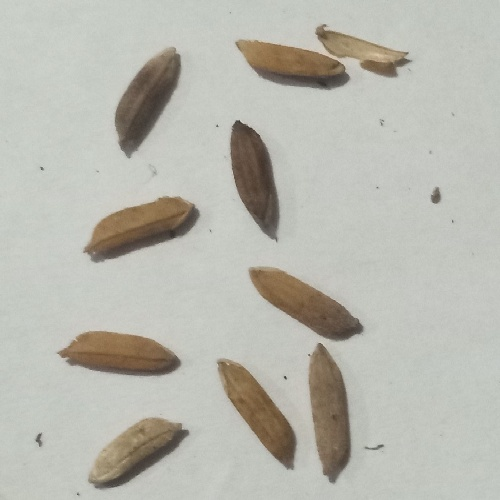
#> input picture images/compressed/bad_90%/2.jpg, 500 x 500 px, found by its file name
$ jupyter execute --allow-errors Clustering.ipynb   (older library calls are emulated)
#> lines starting #> are read from the running program, lines starting #| are printed output that depends on the picture; after the words box and inside, x2 and y2 are one past the last pixel; in counts of white or black regions, pixels touching at a corner belong together
[cell 1]
import cv2
import numpy as np
import matplotlib.pyplot as plt
import pandas as pd
import math

[cell 2]
def fillhole(input_image):
    T,I = cv2.threshold(input_image,160,255,cv2.THRESH_BINARY)
    I = cv2.medianBlur(I, 3)
    im_flood_fill = I.copy()

    h, w = input_image.shape[:2]
    mask = np.zeros((h + 2, w + 2), np.uint8)
    im_flood_fill = im_flood_fill.astype("uint8")

    cv2.floodFill(im_flood_fill, mask, (0, 0), 255)
    im_flood_fill_inv = cv2.bitwise_not(im_flood_fill)
    img_out = input_image | im_flood_fill_inv

    return img_out


def Cluster(I):
    I_detected = np.copy(I)
    contours, _ = cv2.findContours(I_detected, cv2.RETR_LIST, cv2.CHAIN_APPROX_SIMPLE)

    num = 0
    grain_coord = []
    area = []
    perimeter = []
    for c in contours:
        A = cv2.contourArea(c)
        if A < 300 or A > 1800: continue
        print(num, A)
        num += 1

        minAreaRect = cv2.minAreaRect(c)
        rectCnt = np.int64(cv2.boxPoints(minAreaRect))
        cv2.drawContours(I_detected, [rectCnt], 0, (0,0,0), 2)
        P = cv2.arcLength(c, closed=True)

        grain_coord.append(rectCnt)
        area.append(A)
        perimeter.append(P)

    return I_detected, num, np.array(grain_coord), area, perimeter


def calculateDistance(x1,y1,x2,y2):
    dist = math.sqrt((x2 - x1)**2 + (y2 - y1)**2)
    return dist

[cell 3]
path = 'dataset/compressed/bad_90%/2.jpg'

fig = plt.figure()
fig.set_figheight(15)
fig.set_figwidth(15)

img = cv2.imread(path, 0)
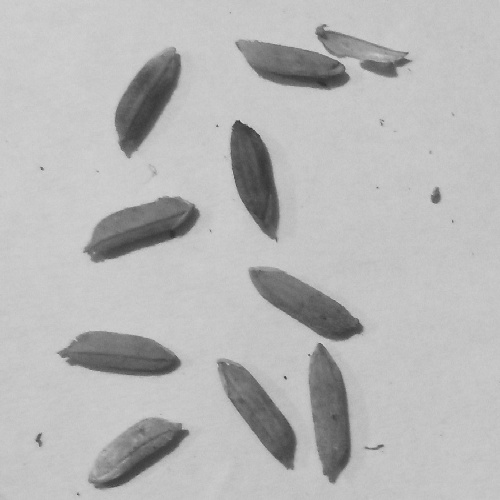
#> img: shape (500, 500); min 45, max 212, mean 183.2
fig.add_subplot(2,2,1)
plt.imshow(img, cmap='gray')
plt.xlabel('Origina Image')


new_img = fillhole(img)
#> in fillhole, `T,I = cv2.threshold(input_image,160,255,cv2.THRESH_BINARY)`:
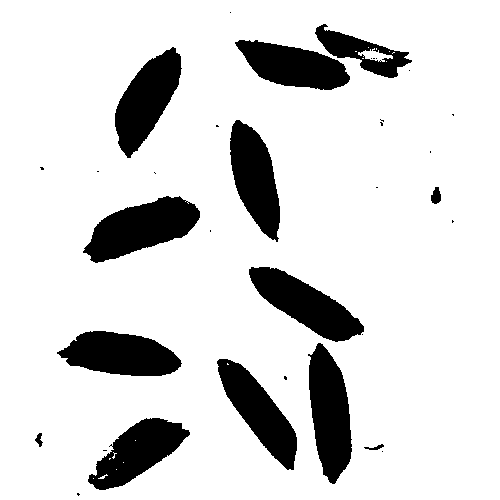
#> I: shape (500, 500); 85% white; 34 black regions (21 under 20 px), largest, box (x1, y1, x2, y2) and area: (83, 196, 200, 263) 4449, (308, 343, 352, 484) 4169, (249, 267, 364, 342) 3970
#> in fillhole, `I = cv2.medianBlur(I, 3)`:
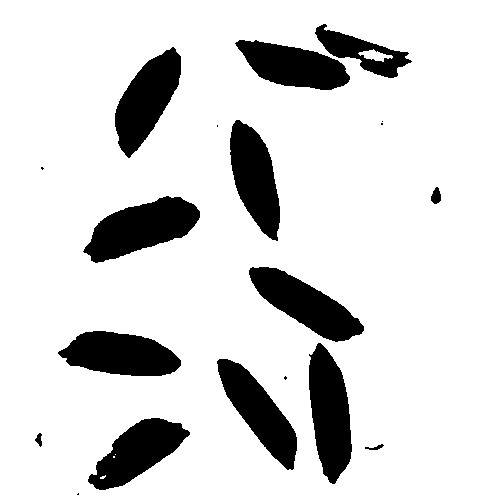
#> I: shape (500, 500); 85% white; 19 black regions (6 under 20 px), largest, box (x1, y1, x2, y2) and area: (83, 196, 200, 263) 4443, (309, 343, 352, 484) 4166, (249, 267, 364, 342) 3970
#> in fillhole, `im_flood_fill_inv = cv2.bitwise_not(im_flood_fill)`: im_flood_fill_inv: shape (500, 500); 15% white; 19 white regions (6 under 20 px)
#> in fillhole, `img_out = input_image | im_flood_fill_inv`:
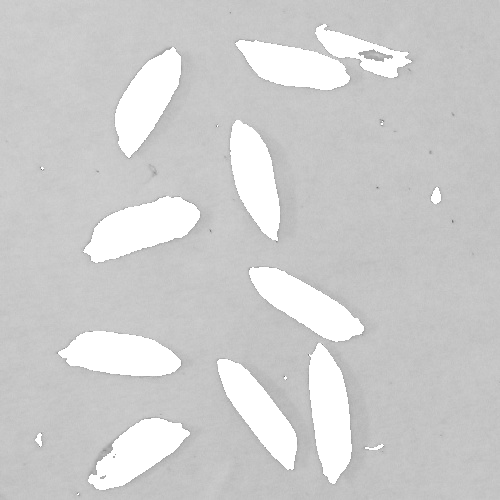
#> img_out: shape (500, 500); min 93, max 255, mean 205.7
fig.add_subplot(2,2,2)
plt.imshow(new_img, cmap='gray')
plt.xlabel('Flood Filled')


T,I = cv2.threshold(new_img,250,255,cv2.THRESH_BINARY_INV)
fig.add_subplot(2,2,3)
plt.imshow(I, cmap='gray')
plt.xlabel('Inverted to Binary')


I_detected, count, grain_coord, area, perimeter = Cluster(I)
#> in Cluster, `contours, _ = cv2.findContours(I_detected, cv2.RETR_LIST, cv2.CHAIN_AP..`: contours = 24 contours, 9 with area under 20; largest, box (x1, y1, x2, y2) and area: (0, 0, 500, 500) 249001, (82, 195, 201, 264) 4574, (308, 342, 353, 485) 4312, (248, 266, 365, 343) 4096, (57, 330, 182, 377) 4084
#> the loop in Cluster, `for c in contours:` made 24 passes
#> A on passes 1, 2, 5, 6, 7, 8, 9, 10, 11, 12, 13, 14: 5.5, 7, 69.5, 72.5, 3861.5, 12, 3847, 4311.5, 4083.5, 4096, 4574.5, 140
#> (c, A) on passes 3, 4, 18, 24: ([[113, 456], [113, 457], [114, 457], [114, 456]], 1), ([[115, 454]], 0), ([[381, 121], [382, 120], [383, 121], [382, 122]], 2), ([[0, 0], [0, 499], [499, 499], [499, 0]], 249001)
#> after the loop in Cluster, `for c in contours:`: area = []; num = 0; perimeter = []
#> count = 0; grain_coord = empty array; area = []; perimeter = []
fig.add_subplot(2,2,4)
plt.imshow(I_detected, cmap='gray')
plt.xlabel('Clustering')

print('inspected grains = ', count)
#| inspected grains =  0

plt.show()


ha = []
wa = []
Aa = []
Pa = []
A_Pa = []
A_APa = []
A_WHa = []
diaa = []

for i in range(count):
    a = calculateDistance(grain_coord[i,0,0], grain_coord[i,0,1], grain_coord[i,1,0], grain_coord[i,1,1])
    b = calculateDistance(grain_coord[i,1,0], grain_coord[i,1,1], grain_coord[i,2,0], grain_coord[i,2,1])
    h = max(a, b)
    w = min(a, b)

    ha.append(h)
    wa.append(w)
    Aa.append(area[i])
    Pa.append(perimeter[i])
    A_Pa.append(area[i] / perimeter[i])
    A_APa.append(area[i] / (area[i] + perimeter[i]))
    A_WHa.append(area[i] / (w*h))
    diaa.append(((4*area[i])/np.pi)**(0.5))
#> after the loop, A_APa = []; A_Pa = []; A_WHa = []; Aa = []; Pa = []; diaa = []; ha = []; wa = []


I = cv2.imread(path)
#> I is the input picture: shape (500, 500, 3); mean B, G, R 175.3, 184.2, 184.5
for i in range(count):
    cv2.drawContours(I, [grain_coord[i]], 0, (0,0,0), 1)
    cv2.putText(I,str(i),(grain_coord[i][0][0],grain_coord[i][0][1]),0,0.5,(0,0,0), 2)

plt.figure(figsize=(12,12))
plt.imshow(cv2.cvtColor(I, cv2.COLOR_BGR2RGB))
plt.show()

[cell 4]
label = np.zeros(count, dtype=np.int)
#> label = empty array
#> (the rest of this cell did not finish here and is left out)

$ run again, with images/compressed/bad_90%/1.jpg copied over images/compressed/bad_90%/2.jpg
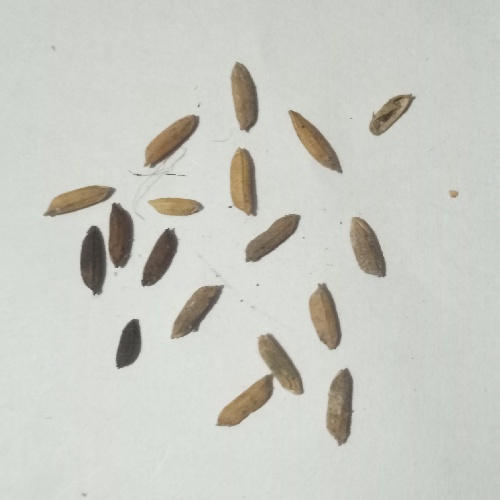
#> input picture images/compressed/bad_90%/1.jpg, 500 x 500 px, found by its file name
#> im_flood_fill_inv: shape (500, 500); 9% white; 22 white regions (4 under 20 px)
#> contours = 25 contours, 6 with area under 20; largest, box (x1, y1, x2, y2) and area: (0, 0, 500, 500) 249001, (216, 333, 305, 428) 2806, (326, 367, 354, 447) 1610, (230, 147, 258, 217) 1480, (79, 225, 108, 296) 1479
#> the loop in Cluster, `for c in contours:` made 25 passes
#> (A, minAreaRect, rectCnt, P) on passes 1, 3, 4, 5: (1610.5, ((340.1, 406.3), (79.31, 26.8), -84.81), [[349, 446], [323, 444], [330, 365], [357, 368]], 185), (956, ((128, 343.5), (51, 26), -90), [[141, 369], [115, 369], [115, 318], [141, 318]], 131.7), (1406, ((195.5, 310.5), (73.68, 25.74), -55.3), [[185, 348], [163, 333], [205, 272], [227, 287]], 175.8), (1453.5, ((324.5, 316.7), (28.21, 67.89), -14.93), [[319, 353], [302, 287], [329, 280], [346, 345]], 169.4)
#> (printed output is left out)
#> after the loop in Cluster, `for c in contours:`:
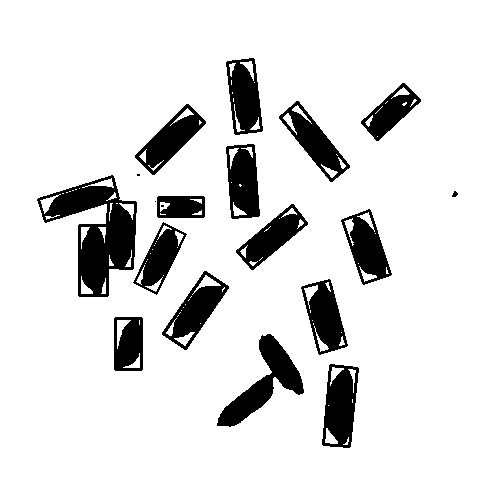
#> I_detected: shape (500, 500); 87.8% white; 19 black regions (3 under 20 px), largest, box (x1, y1, x2, y2) and area: (37, 175, 137, 297) 5357, (217, 334, 304, 427) 2668, (322, 364, 359, 448) 2113
#> after the loop in Cluster, `for c in contours:`: area = [1610.5, 956, 1406, 1453.5, 1247, 1479, 1435, 1305, 1377.5, 642, 1272.5, 1480, 1416, 1336, 999, 1416]; grain_coord = 16 items; num = 16; perimeter = [185, 131.7, 175.8, 169.4, 158.9, 171.9, 168.9, 168.7, 164.5, 129.3, 176.6, 171.4, 172, 185.3, 142.2, 170.7]
#> `I_detected, count, grain_coord, area, perimeter = Cluster(I)`: count = 16
#| inspected grains =  16
#> the loop `for i in range(count):` made 16 passes
#> (a, b, h, w) on passes 1 to 8: (26.08, 79.31, 79.31, 26.08), (26, 51, 51, 26), (26.63, 74.06, 74.06, 26.63), (68.15, 27.89, 68.15, 27.89), (24.6, 65.74, 65.74, 24.6), (28, 70, 70, 28), (66.41, 28.79, 66.41, 28.79), (22.67, 71.7, 71.7, 22.67)
#> after the loop `for i in range(count):`: A_APa = [0.897, 0.879, 0.889, 0.896, 0.887, 0.896, 0.895, 0.886, 0.893, 0.832, 0.878, 0.896, 0.892, 0.878, 0.875, 0.892]; A_Pa = [8.71, 7.26, 8, 8.58, 7.85, 8.6, 8.5, 7.74, 8.38, 4.97, 7.21, 8.63, 8.23, 7.21, 7.03, 8.29]; A_WHa = [0.779, 0.721, 0.713, 0.765, 0.771, 0.755, 0.751, 0.803, 0.772, 0.751, 0.711, 0.809, 0.817, 0.727, 0.788, 0.757]; Aa has the same summary as area in Cluster; Pa has the same summary as perimeter in Cluster; diaa = [45.28, 34.89, 42.31, 43.02, 39.85, 43.39, 42.74, 40.76, 41.88, 28.59, 40.25, 43.41, 42.46, 41.24, 35.66, 42.46]; ha = [79.31, 51, 74.06, 68.15, 65.74, 70, 66.41, 71.7, 66.07, 45, 77.49, 70.18, 72.12, 81.06, 55.9, 71.45]; wa = [26.08, 26, 26.63, 27.89, 24.6, 28, 28.79, 22.67, 27.02, 19, 23.09, 26.08, 24.04, 22.67, 22.67, 26.17]
#> I is the input picture: shape (500, 500, 3); mean B, G, R 196.4, 203.4, 201.9
#> after the loop `for i in range(count):`:
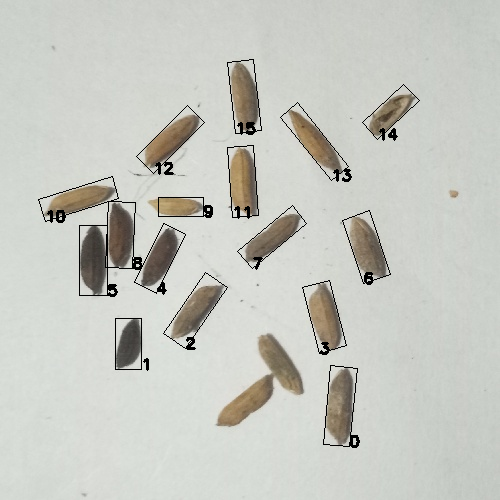
#> I: shape (500, 500, 3); 1.64% of pixels changed, all inside (x1, y1, x2, y2) = (38, 59, 420, 448)
#> temp = table of 16 rows and 9 columns

$ run again, with images/compressed/bad_90%/10.jpg copied over images/compressed/bad_90%/2.jpg
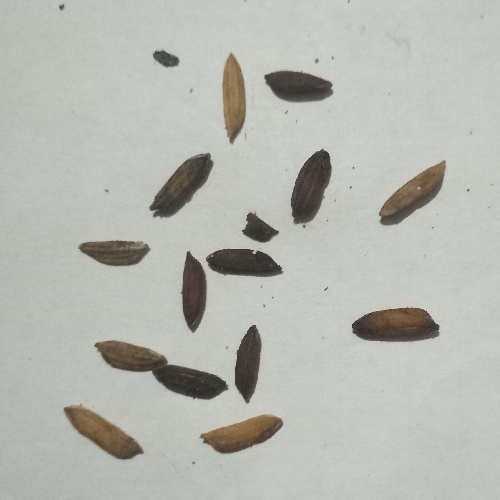
#> input picture images/compressed/bad_90%/10.jpg, 500 x 500 px, found by its file name
#> im_flood_fill_inv: shape (500, 500); 10.5% white; 23 white regions (7 under 20 px)
#> contours = 25 contours, 8 with area under 20; largest, box (x1, y1, x2, y2) and area: (0, 0, 500, 500) 249001, (93, 339, 229, 401) 3458, (351, 306, 440, 343) 2522, (148, 152, 215, 219) 2172, (62, 403, 145, 461) 2151
#> the loop in Cluster, `for c in contours:` made 25 passes
#> A on passes 1, 2, 3, 4, 5, 7, 14, 15: 4, 1983.5, 2151, 4, 3458.5, 2522, 4, 4
#> (printed output is left out)
#> after the loop in Cluster, `for c in contours:`:
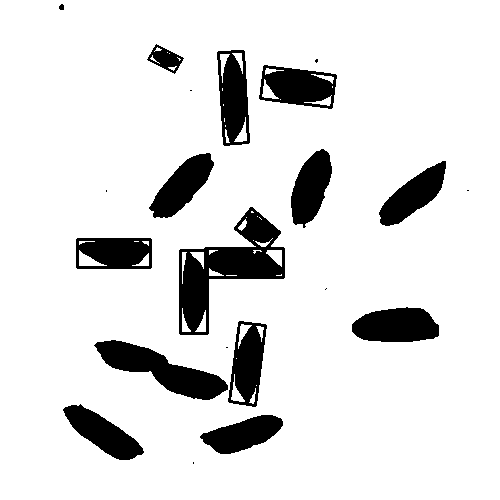
#> I_detected: shape (500, 500); 87.9% white; 21 black regions (7 under 20 px), largest, box (x1, y1, x2, y2) and area: (179, 207, 285, 335) 5317, (94, 340, 228, 400) 3316, (352, 307, 439, 342) 2425
#> after the loop in Cluster, `for c in contours:`: area = [1531.5, 1601.5, 1758, 1493.5, 690.5, 1753, 1654, 341.5]; grain_coord = 8 items; num = 8; perimeter = [185.8, 190.1, 192.4, 175, 112.1, 179.5, 205.5, 75.01]
#> `I_detected, count, grain_coord, area, perimeter = Cluster(I)`: count = 8
#| inspected grains =  8
#> the loop `for i in range(count):` made 8 passes
#> (a, b, h, w) on passes 1 to 8: (26.31, 79.63, 79.63, 26.31), (27, 83, 83, 27), (78, 29, 78, 29), (73, 28, 73, 28), (37.01, 25.61, 37.01, 25.61), (71.57, 32.25, 71.57, 32.25), (92.2, 25.02, 92.2, 25.02), (29.07, 16.12, 29.07, 16.12)
#> after the loop `for i in range(count):`: A_APa = [0.892, 0.894, 0.901, 0.895, 0.86, 0.907, 0.889, 0.82]; A_Pa = [8.24, 8.42, 9.14, 8.54, 6.16, 9.76, 8.05, 4.55]; A_WHa = [0.731, 0.715, 0.777, 0.731, 0.728, 0.76, 0.717, 0.729]; Aa has the same summary as area in Cluster; Pa has the same summary as perimeter in Cluster; diaa = [44.16, 45.16, 47.31, 43.61, 29.65, 47.24, 45.89, 20.85]; ha = [79.63, 83, 78, 73, 37.01, 71.57, 92.2, 29.07]; wa = [26.31, 27, 29, 28, 25.61, 32.25, 25.02, 16.12]
#> I is the input picture: shape (500, 500, 3); mean B, G, R 177.2, 183.8, 182
#> after the loop `for i in range(count):`:
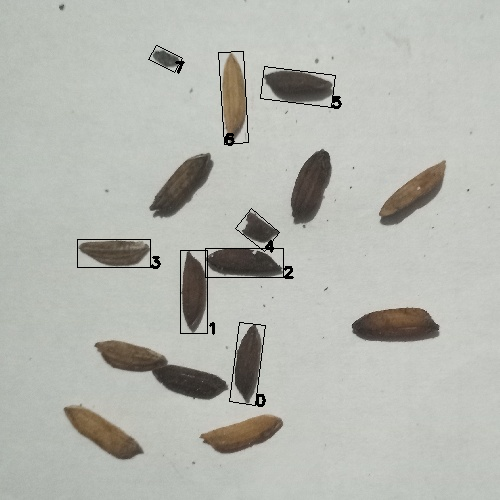
#> I: shape (500, 500, 3); 0.8% of pixels changed, all inside (x1, y1, x2, y2) = (77, 45, 342, 407)
#> temp = table of 8 rows and 9 columns

$ run again, with images/compressed/bad_90%/11.jpg copied over images/compressed/bad_90%/2.jpg
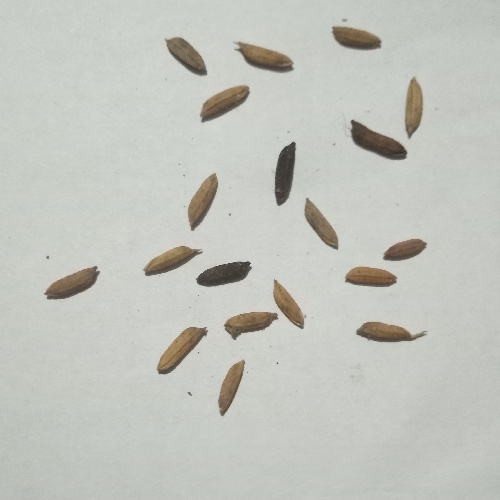
#> input picture images/compressed/bad_90%/11.jpg, 500 x 500 px, found by its file name
#> im_flood_fill_inv: shape (500, 500); 6.8% white; 22 white regions (3 under 20 px)
#> contours = 23 contours, 3 with area under 20; largest, box (x1, y1, x2, y2) and area: (0, 0, 500, 500) 249001, (349, 119, 408, 161) 1248, (156, 326, 209, 375) 1134, (235, 41, 295, 74) 1092, (44, 265, 101, 301) 1066
#> the loop in Cluster, `for c in contours:` made 23 passes
#> (A, minAreaRect, rectCnt, P) on passes 2 to 5: (795.5, ((229.5, 386.3), (60.72, 17.83), -68.2), [[226, 417], [209, 411], [232, 354], [249, 361]], 140.1), (1133.5, ((179.8, 348), (66.48, 20.96), -46.97), [[164, 379], [149, 365], [194, 316], [210, 330]], 156.9), (964.5, ((389.8, 333.7), (21.18, 69.23), -78.69), [[421, 350], [353, 337], [357, 316], [425, 330]], 162.8), (954.5, ((251, 321.6), (55.94, 23.63), -19.03), [[228, 341], [220, 319], [273, 301], [281, 323]], 140.5)
#> (printed output is left out)
#> after the loop in Cluster, `for c in contours:`:
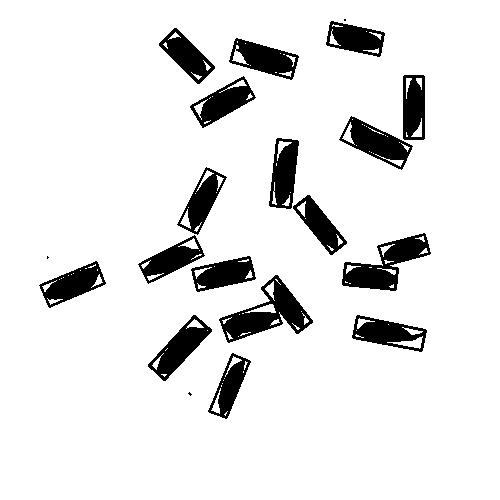
#> I_detected: shape (500, 500); 90% white; 20 black regions (3 under 20 px), largest, box (x1, y1, x2, y2) and area: (219, 275, 313, 343) 2410, (342, 233, 431, 291) 2197, (339, 116, 413, 170) 1635
#> after the loop in Cluster, `for c in contours:`: area = [795.5, 1133.5, 964.5, 954.5, 757.5, 867.5, 1066.5, 998, 952, 694.5, 812.5, 965, 1014, 1248, 1052.5, 850.5, 1092.5, 911.5, 906]; grain_coord = 19 items; num = 19; perimeter = [140.1, 156.9, 162.8, 140.5, 131.4, 128.7, 150.6, 142.2, 150, 113.2, 137.1, 146, 153.7, 166, 146.6, 142.3, 158.1, 132.3, 131.7]
#> `I_detected, count, grain_coord, area, perimeter = Cluster(I)`: count = 19
#| inspected grains =  19
#> the loop `for i in range(count):` made 19 passes
#> (a, b, h, w) on passes 1 to 8: (18.03, 61.47, 61.47, 18.03), (20.52, 66.53, 66.53, 20.52), (69.23, 21.38, 69.23, 21.38), (23.41, 55.97, 55.97, 23.41), (56.22, 18.44, 56.22, 18.44), (52.24, 21.1, 52.24, 21.1), (22.85, 60.54, 60.54, 22.85), (21.59, 58.25, 58.25, 21.59)
#> after the loop `for i in range(count):`: A_APa = [0.85, 0.878, 0.856, 0.872, 0.852, 0.871, 0.876, 0.875, 0.864, 0.86, 0.856, 0.869, 0.868, 0.883, 0.878, 0.857, 0.874, 0.873, 0.873]; A_Pa = [5.68, 7.22, 5.92, 6.8, 5.76, 6.74, 7.08, 7.02, 6.35, 6.14, 5.93, 6.61, 6.6, 7.52, 7.18, 5.98, 6.91, 6.89, 6.88]; A_WHa = [0.718, 0.83, 0.652, 0.728, 0.731, 0.787, 0.771, 0.794, 0.766, 0.733, 0.773, 0.733, 0.76, 0.751, 0.758, 0.722, 0.757, 0.8, 0.762]; Aa has the same summary as area in Cluster; Pa has the same summary as perimeter in Cluster; diaa = [31.83, 37.99, 35.04, 34.86, 31.06, 33.23, 36.85, 35.65, 34.82, 29.74, 32.16, 35.05, 35.93, 39.86, 36.61, 32.91, 37.3, 34.07, 33.96]; ha = [61.47, 66.53, 69.23, 55.97, 56.22, 52.24, 60.54, 58.25, 61.72, 47.54, 59.03, 62.61, 66.37, 67.54, 59.54, 62, 63.32, 53.74, 53.15]; wa = [18.03, 20.52, 21.38, 23.41, 18.44, 21.1, 22.85, 21.59, 20.12, 19.92, 17.8, 21.02, 20.1, 24.6, 23.32, 19, 22.8, 21.21, 22.36]
#> I is the input picture: shape (500, 500, 3); mean B, G, R 189.2, 195.9, 194
#> after the loop `for i in range(count):`:
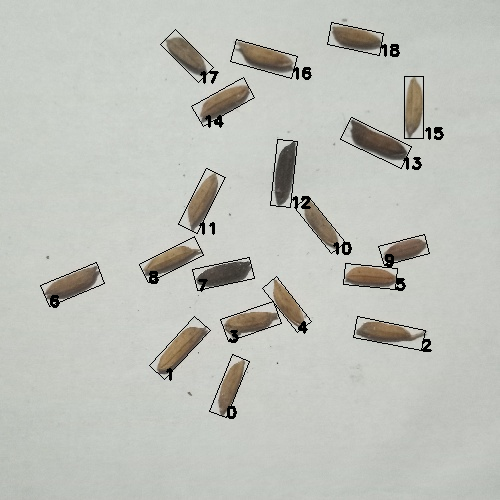
#> I: shape (500, 500, 3); 1.82% of pixels changed, all inside (x1, y1, x2, y2) = (40, 22, 444, 419)
#> temp = table of 19 rows and 9 columns
